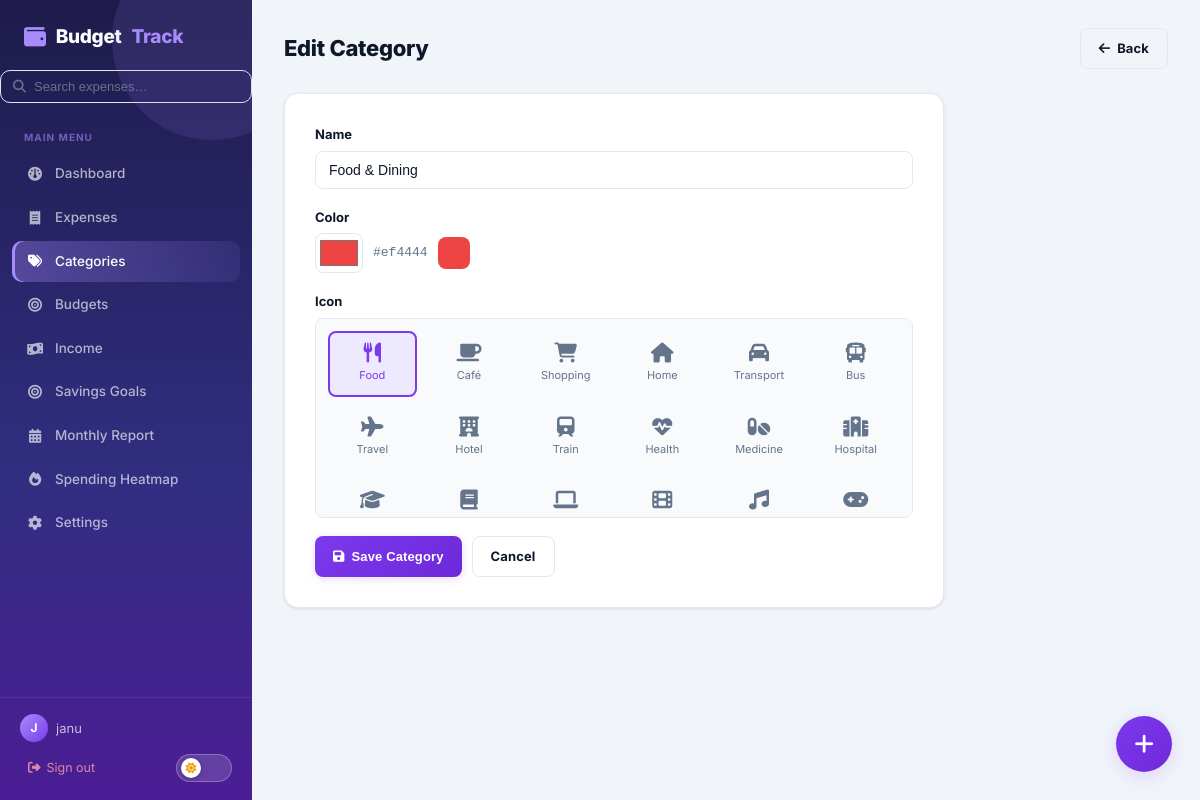
/categories/1/edit (signed in), run on the app's committed database.
### models.py (models this page shows, shortened)
class User(UserMixin, db.Model):
    __tablename__ = "users"
    id = db.Column(db.Integer, primary_key=True)
    username = db.Column(db.String(80), unique=True, nullable=False)
    email = db.Column(db.String(120), unique=True, nullable=False)
    password_hash = db.Column(db.String(256), nullable=False)
    created_at = db.Column(db.DateTime, default=datetime.utcnow)
    avatar = db.Column(db.String(255), nullable=True)
    currency = db.Column(db.String(10), default="₹")
    default_category_id = db.Column(db.Integer, db.ForeignKey("categories.id"), nullable=True)
    categories = db.relationship("Category", foreign_keys="Category.user_id", backref="user", lazy=True, cascade="all, delete-orphan")
    expenses   = db.relationship("Expense",  backref="user", lazy=True, cascade="all, delete-orphan")
    budgets    = db.relationship("Budget",   backref="user", lazy=True, cascade="all, delete-orphan")
    goals      = db.relationship("SavingsGoal", backref="user", lazy=True, cascade="all, delete-orphan")

class Category(db.Model):
    __tablename__ = "categories"
    id      = db.Column(db.Integer, primary_key=True)
    name    = db.Column(db.String(80), nullable=False)
    color   = db.Column(db.String(7),  default="#6366f1")
    icon    = db.Column(db.String(50), default="tag")
    user_id = db.Column(db.Integer, db.ForeignKey("users.id"), nullable=False)
    expenses = db.relationship("Expense", backref="category", lazy=True)
    budgets  = db.relationship("Budget",  backref="category", lazy=True)
    __table_args__ = (db.UniqueConstraint("name", "user_id"),)

### routes/categories.py (the view, shortened to what this page needs)
@categories_bp.route("/<int:id>/edit", methods=["GET", "POST"])
@login_required
def edit(id):
    cat = Category.query.filter_by(id=id, user_id=current_user.id).first_or_404()
    form = CategoryForm(obj=cat)
    return render_template("categories/form.html", form=form, title="Edit Category")

### forms.py
class CategoryForm(FlaskForm):
    name = StringField("Name", validators=[DataRequired(), Length(1, 80)])
    color = StringField("Color", validators=[DataRequired(), Length(7, 7)], default="#6366f1")
    icon = StringField("Icon", validators=[Optional(), Length(max=50)], default="tag")

### models.py (called while the page is built)
@login_manager.user_loader
def load_user(user_id):
    return User.query.get(int(user_id))

### templates/categories/form.html (shortened to what this page needs)
{% extends "base.html" %}
{% block content %}
<div class="page-header">
  <h1>{{ title }}</h1>
  <a href="{{ url_for('categories.index') }}" class="btn btn-outline"><i class="fa fa-arrow-left"></i> Back</a>
</div>
<div class="card form-card">
  <form method="POST" novalidate>
    <div class="form-group">
      {{ form.name.label }}
      {{ form.name(class="form-control", placeholder="e.g. Food & Dining") }}
    </div>
    <div class="form-group">
      {{ form.color.label }}
      <div class="color-input-wrapper">
        {{ form.color(class="form-control color-picker", type="color") }}
        <span id="color-hex">{{ form.color.data or '#7c3aed' }}</span>
        <div id="color-preview" style="width:32px;height:32px;border-radius:8px;background:{{ form.color.data or '#7c3aed' }}"></div>
      </div>
    </div>
    <div class="form-group">
      <label>Icon</label>
      <div class="icon-picker-grid">
        {% for icon, label in icons %}
        <div class="icon-option {{ 'selected' if (form.icon.data or 'tag') == icon }}"
             data-icon="{{ icon }}" onclick="selectIcon('{{ icon }}', this)">
          <i class="fa fa-{{ icon }}"></i>
          <span>{{ label }}</span>
        </div>
        {% endfor %}
      </div>
    </div>
    <div class="form-actions">
      <button type="submit" class="btn btn-primary"><i class="fa fa-save"></i> Save Category</button>
      <a href="{{ url_for('categories.index') }}" class="btn btn-outline">Cancel</a>
    </div>
  </form>
</div>
{% endblock %}

### templates/base.html (shortened to what this page needs)
<!DOCTYPE html>
<html lang="en" data-theme="light">
<head>
  <link rel="stylesheet" href="https://cdnjs.cloudflare.com/ajax/libs/font-awesome/6.5.0/css/all.min.css"/>
  <link rel="stylesheet" href="{{ url_for('static', filename='css/style.css') }}"/>
</head>
<body>
{% if current_user.is_authenticated %}
<nav class="sidebar" id="sidebar">
  <div class="sidebar-brand">
    <i class="fa fa-wallet"></i> Budget<span>Track</span>
  </div>
  <form method="GET" action="{{ url_for('expenses.search') }}" class="sidebar-search">
    <i class="fa fa-search"></i>
    <input type="text" name="q" placeholder="Search expenses…" class="sidebar-search-input" autocomplete="off">
  </form>
  <p class="nav-section-label">Main Menu</p>
  <ul class="nav-links">
    <li><a href="{{ url_for('dashboard.index') }}" class="{{ 'active' if request.endpoint == 'dashboard.index' }}" onclick="closeSidebar()">
      <i class="fa fa-gauge"></i> Dashboard</a></li>
    <li><a href="{{ url_for('expenses.index') }}" class="{{ 'active' if request.blueprint == 'expenses' }}" onclick="closeSidebar()">
      <i class="fa fa-receipt"></i> Expenses</a></li>
    <li><a href="{{ url_for('categories.index') }}" class="{{ 'active' if request.blueprint == 'categories' }}" onclick="closeSidebar()">
      <i class="fa fa-tags"></i> Categories</a></li>
    <li><a href="{{ url_for('budgets.index') }}" class="{{ 'active' if request.blueprint == 'budgets' }}" onclick="closeSidebar()">
      <i class="fa fa-bullseye"></i> Budgets</a></li>
    <li><a href="{{ url_for('salary.index') }}" class="{{ 'active' if request.blueprint == 'salary' }}" onclick="closeSidebar()">
      <i class="fa fa-money-bill-wave"></i> Income</a></li>
    <li><a href="{{ url_for('goals.index') }}" class="{{ 'active' if request.blueprint == 'goals' }}" onclick="closeSidebar()">
      <i class="fa fa-bullseye"></i> Savings Goals</a></li>
    <li><a href="{{ url_for('report.index') }}" class="{{ 'active' if request.endpoint == 'report.index' }}" onclick="closeSidebar()">
      <i class="fa fa-calendar-alt"></i> Monthly Report</a></li>
    <li><a href="{{ url_for('report.heatmap') }}" class="{{ 'active' if request.endpoint == 'report.heatmap' }}" onclick="closeSidebar()">
      <i class="fa fa-fire"></i> Spending Heatmap</a></li>
    <li><a href="{{ url_for('settings.index') }}" class="{{ 'active' if request.blueprint == 'settings' }}" onclick="closeSidebar()">
      <i class="fa fa-gear"></i> Settings</a></li>
  </ul>
  <div class="sidebar-footer">
    <div class="user-info">
      {% if current_user.avatar %}
        <img src="{{ url_for('static', filename=current_user.avatar) }}" class="user-avatar user-avatar-img" alt="avatar">
      {% else %}
        <div class="user-avatar">{{ current_user.username[0].upper() }}</div>
      {% endif %}
      <span>{{ current_user.username }}</span>
    </div>
    <div style="display:flex;align-items:center;justify-content:space-between;margin-top:4px">
      <a href="{{ url_for('auth.logout') }}" class="logout-btn"><i class="fa fa-sign-out-alt"></i> Sign out</a>
      <button class="theme-toggle desktop-theme" id="themeToggleDesktop" title="Toggle dark mode" aria-label="Toggle dark mode">
        <span class="theme-toggle-knob"><i class="fa fa-sun" id="themeIconDesktop"></i></span>
      </button>
    </div>
  </div>
</nav>
<main class="main-content" id="mainContent">
{% endif %}
{% block content %}{% endblock %}
{% if current_user.is_authenticated %}
</main>
<button class="fab" onclick="openQuickAdd()" title="Quick add expense">
  <i class="fa fa-plus"></i>
</button>
{% endif %}
</body>
</html>

### data on the page
User: username "J", username "janu"
Category: name "Food & Dining", color "#ef4444"

### other printed values
{{ title }} "Edit Category"
{{ label }} "Food" "Café" "Shopping" "Home" "Transport" "Bus" "Travel" "Hotel" "Train" "Health" "Medicine" "Hospital"
